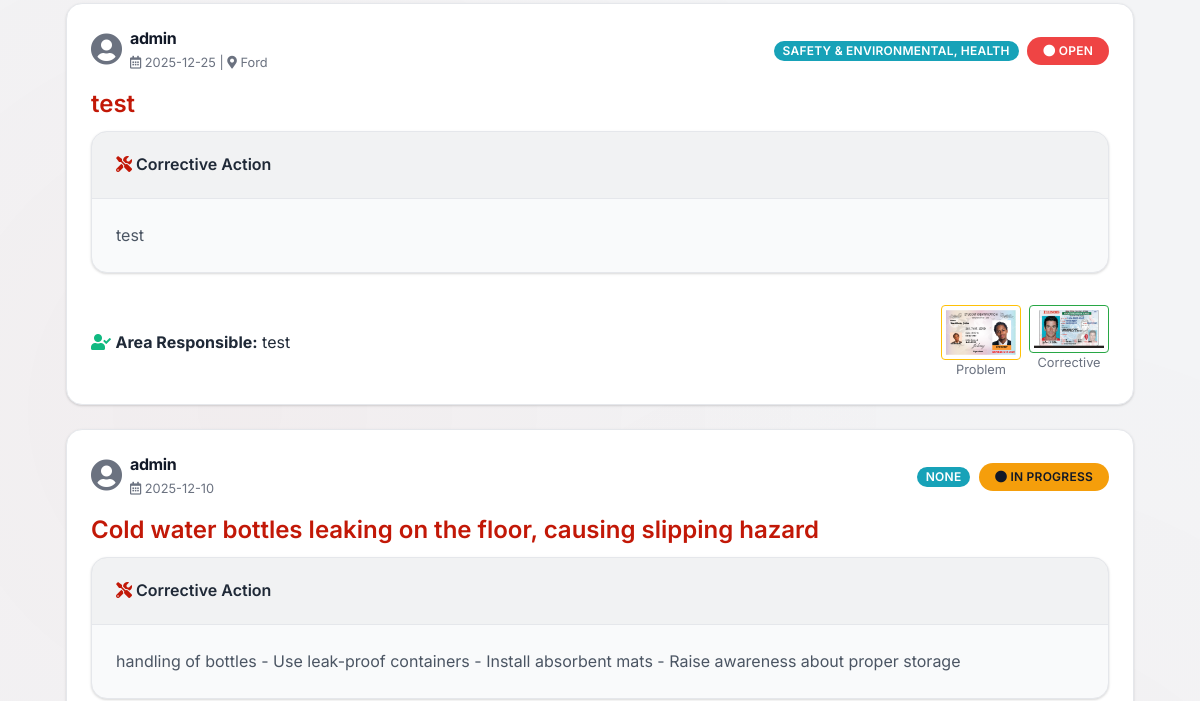
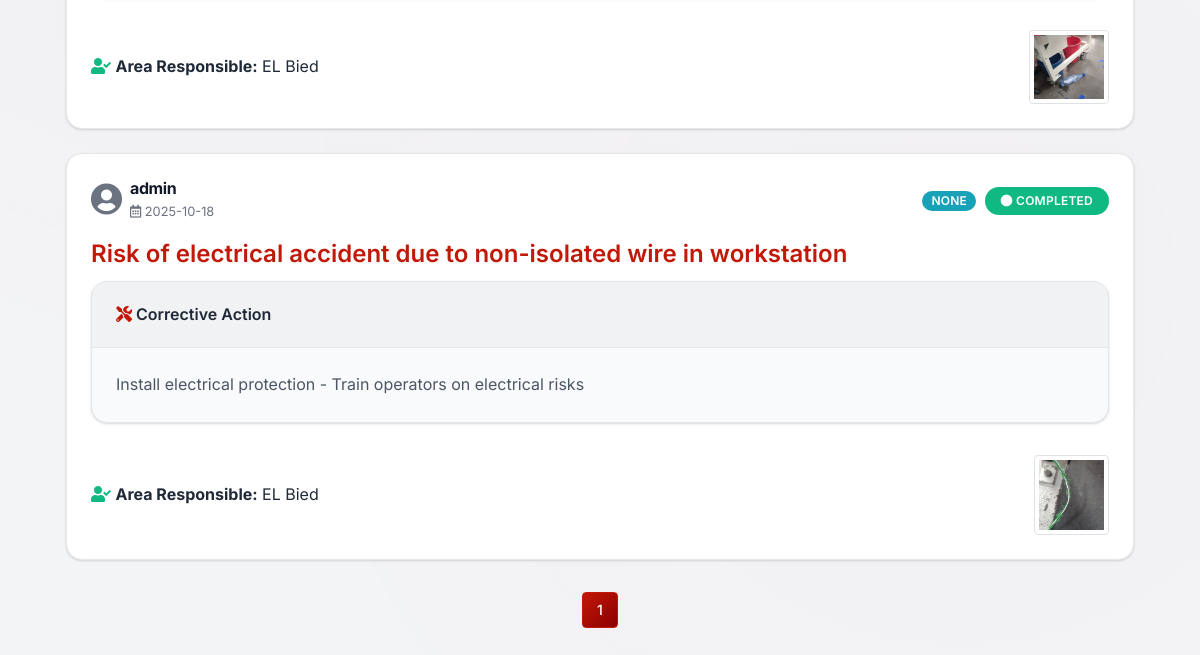
Page /home (lower part) on the earlier database version (2 pictures, top to bottom).
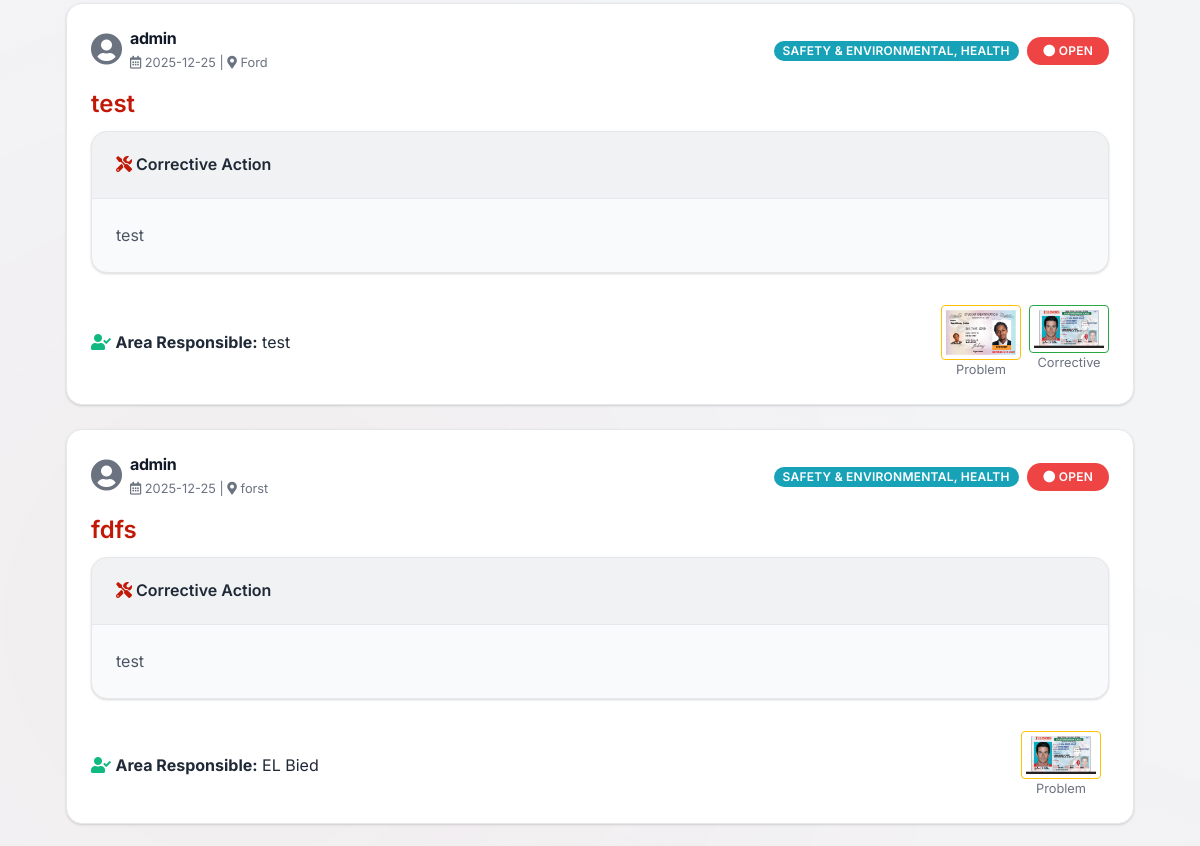
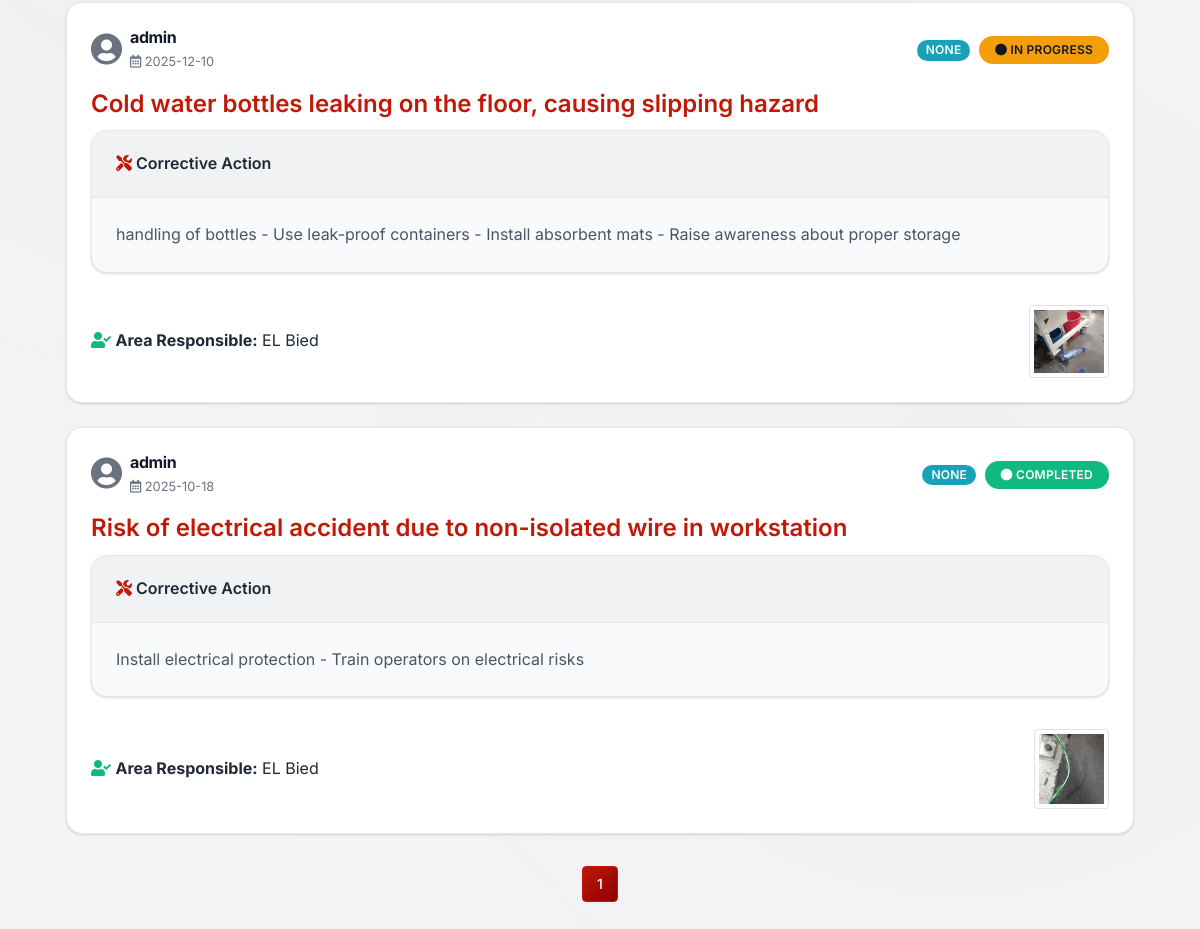
Same page on the later database version (2 pictures, top to bottom).
### app/models.py (models this page shows, shortened)
class Post(db.Model):
    id = db.Column(db.Integer, primary_key=True)
    post_type = db.Column(db.String(50), nullable=False, default='Waste Walk')
    problem = db.Column(db.String(200), nullable=False)
    cause = db.Column(db.String(200), nullable=False)
    corrective_action = db.Column(db.String(200), nullable=False)
    image_file = db.Column(db.String(100), nullable=True, default='default.jpg')  # Legacy support
    image_problem = db.Column(db.String(100), nullable=True)  # Problem/Opportunity image
    image_corrective = db.Column(db.String(100), nullable=True)  # Corrective action image
    responsible = db.Column(db.String(100), nullable=False)
    area = db.Column(db.String(100), nullable=True)
    project = db.Column(db.String(100), nullable=True)
    date_realization = db.Column(db.DateTime, nullable=False)
    date_created = db.Column(db.DateTime, nullable=False, default=datetime.utcnow)
    audit_date = db.Column(db.DateTime, nullable=True)
    audit_type = db.Column(db.String(50), nullable=True)
    status = db.Column(db.String(20), nullable=False, default='Open')
    user_id = db.Column(db.Integer, db.ForeignKey('user.id'), nullable=False)
    comments = db.relationship('Comment', backref='post', lazy=True, cascade='all, delete-orphan')

class User(db.Model, UserMixin):
    id = db.Column(db.Integer, primary_key=True)
    username = db.Column(db.String(20), unique=True, nullable=False)
    password = db.Column(db.String(60), nullable=False)
    role = db.Column(db.String(20), nullable=False, default='viewer')
    posts = db.relationship('Post', backref='author', lazy=True)

### app/routes.py (the view, shortened to what this page needs)
@app.route("/")
@app.route("/home")
def home():
    page = request.args.get('page', 1, type=int)
    search = request.args.get('search', '', type=str)
    status_filter = request.args.get('status', 'all', type=str)
    posts_query = Post.query
    if status_filter != 'all':
        posts_query = posts_query.filter(Post.status == status_filter)
    posts = posts_query.order_by(Post.date_realization.desc()).paginate(
        page=page, per_page=5)
    return render_template('index.html', posts=posts, search=search, status_filter=status_filter)

### app/routes.py (called while the page is built)
@app.context_processor
def utility_processor():
    def get_open_posts_count():
        return Post.query.filter_by(status='Open').count()
    return dict(get_open_posts_count=get_open_posts_count)

### app/templates/index.html (shortened to what this page needs)
{% extends "base.html" %}
{% block content %}
{% if posts.items %}
{% for post in posts.items %}
<article class="card mb-4 shadow-sm">
    <div class="card-body">
        <div class="d-flex justify-content-between align-items-center mb-3">
            <div class="d-flex align-items-center">
                <div class="mr-2">
                    <i class="fas fa-user-circle fa-2x text-muted"></i>
                </div>
                <div>
                    <h6 class="mb-0">{{ post.author.username }}</h6>
                    <small class="text-muted">
                        <i class="far fa-calendar-alt"></i> {{ post.date_realization.strftime('%Y-%m-%d') }}
                        {% if post.area %} | <i class="fas fa-map-marker-alt"></i> {{ post.area }}{% endif %}
                    </small>
                </div>
            </div>
            <div>
                <span class="badge badge-info mr-1">{{ post.post_type }}</span>
                <span
                    class="badge badge-{{ 'success' if post.status == 'Completed' else 'warning' if post.status == 'In Progress' else 'danger' }} badge-pill px-3 py-2">
                    <i class="fas fa-circle"></i> {{ post.status }}
                </span>
            </div>
        </div>
        <a href="{{ url_for('post_detail', post_id=post.id) }}"
            class="card-title text-primary h4 d-block text-decoration-none">{{ post.problem }}</a>
        <div class="row">
            <div class="col-12">
                <div class="card bg-light mb-3">
                    <div class="card-header">
                        <i class="fas fa-tools text-primary"></i> Corrective Action
                    </div>
                    <div class="card-body">
                        <p class="card-text">{{ post.corrective_action }}</p>
                    </div>
                </div>
            </div>
        </div>
        <div class="d-flex justify-content-between align-items-center mt-3">
            <div>
                <i class="fas fa-user-check text-success"></i> <strong>Area Responsible:</strong> {{ post.responsible }}
            </div>
            <div class="d-flex">
                {% if post.image_problem %}
                <div class="text-center mr-2">
                    <a href="{{ url_for('static', filename='uploads/' + post.image_problem) }}" target="_blank"
                        title="Problem/Opportunity Image">
                        <img src="{{ url_for('static', filename='uploads/' + post.image_problem) }}"
                            class="img-thumbnail border-warning"
                            style="max-height: 80px; max-width: 80px; object-fit: cover;" alt="Problem image">
                    </a>
                    <div class="small text-muted">Problem</div>
                </div>
                {% endif %}
                {% if post.image_corrective %}
                <div class="text-center">
                    <a href="{{ url_for('static', filename='uploads/' + post.image_corrective) }}" target="_blank"
                        title="Corrective Action Image">
                        <img src="{{ url_for('static', filename='uploads/' + post.image_corrective) }}"
                            class="img-thumbnail border-success"
                            style="max-height: 80px; max-width: 80px; object-fit: cover;" alt="Corrective image">
                    </a>
                    <div class="small text-muted">Corrective</div>
                </div>
                {% endif %}
                {% if not post.image_problem and not post.image_corrective and post.image_file and post.image_file !=
                'default.jpg' %}
                <div class="text-center">
                    <a href="{{ url_for('static', filename='uploads/' + post.image_file) }}" target="_blank">
                        <img src="{{ url_for('static', filename='uploads/' + post.image_file) }}" class="img-thumbnail"
                            style="max-height: 80px; max-width: 80px; object-fit: cover;" alt="Post image">
                    </a>
                </div>
                {% endif %}
            </div>
        </div>
    </div>
</article>
{% endfor %}
<nav aria-label="Page navigation">
    <ul class="pagination justify-content-center">
        {% for page_num in posts.iter_pages(left_edge=1, right_edge=1, left_current=1, right_current=2) %}
        {% if page_num %}
        {% if posts.page == page_num %}
        <li class="page-item active">
            <a class="page-link" href="{{ url_for('home', page=page_num, search=search, status=status_filter) }}">{{
                page_num }}</a>
        </li>
        {% else %}
        <li class="page-item">
            <a class="page-link" href="{{ url_for('home', page=page_num, search=search, status=status_filter) }}">{{
                page_num }}</a>
        </li>
        {% endif %}
        {% else %}
        <li class="page-item disabled">
            <span class="page-link">…</span>
        </li>
        {% endif %}
        {% endfor %}
    </ul>
</nav>
{% endif %}
{% endblock content %}

### app/templates/base.html (shortened to what this page needs)
<!DOCTYPE html>
<html lang="en">
<head>
  <link rel="stylesheet" href="https://stackpath.bootstrapcdn.com/bootstrap/4.5.2/css/bootstrap.min.css">
  <link rel="stylesheet" href="{{ url_for('static', filename='css/style.css') }}">
  <link rel="stylesheet" href="https://cdnjs.cloudflare.com/ajax/libs/font-awesome/5.15.4/css/all.min.css">
</head>
<body>
  <main role="main" class="container">
    <div class="row">
      <div class="col-md-12">
        {% block content %}{% endblock %}
      </div>
    </div>
  </main>
</body>
</html>

Differences in the rows shown:
added Post: author.username "admin", date_realization "2025-12-25", area "forst", post_type "SAFETY & ENVIRONMENTAL, HEALTH", status "OPEN", problem "fdfs", corrective_action "test", responsible "EL Bied", image_problem (picture)
